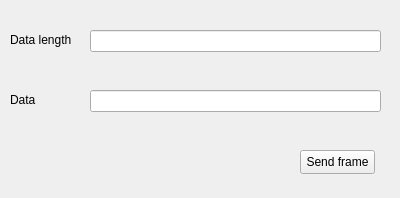
<?xml version="1.0" encoding="UTF-8"?>
<ui version="4.0">
 <class>FrameSetupForm</class>
 <widget class="QWidget" name="FrameSetupForm">
  <property name="geometry">
   <rect>
    <x>0</x>
    <y>0</y>
    <width>400</width>
    <height>198</height>
   </rect>
  </property>
  <property name="windowTitle">
   <string>Form</string>
  </property>
  <widget class="QLabel" name="dLLabel">
   <property name="geometry">
    <rect>
     <x>10</x>
     <y>30</y>
     <width>71</width>
     <height>20</height>
    </rect>
   </property>
   <property name="text">
    <string>Data length</string>
   </property>
  </widget>
  <widget class="QLineEdit" name="dLTextbox">
   <property name="geometry">
    <rect>
     <x>90</x>
     <y>30</y>
     <width>291</width>
     <height>22</height>
    </rect>
   </property>
  </widget>
  <widget class="QLabel" name="dataLabel">
   <property name="geometry">
    <rect>
     <x>10</x>
     <y>90</y>
     <width>71</width>
     <height>20</height>
    </rect>
   </property>
   <property name="text">
    <string>Data</string>
   </property>
  </widget>
  <widget class="QLineEdit" name="dataTextbox">
   <property name="geometry">
    <rect>
     <x>90</x>
     <y>90</y>
     <width>291</width>
     <height>22</height>
    </rect>
   </property>
  </widget>
  <widget class="QPushButton" name="sendButton">
   <property name="geometry">
    <rect>
     <x>300</x>
     <y>150</y>
     <width>75</width>
     <height>24</height>
    </rect>
   </property>
   <property name="text">
    <string>Send frame</string>
   </property>
  </widget>
 </widget>
 <resources/>
 <connections/>
</ui>
